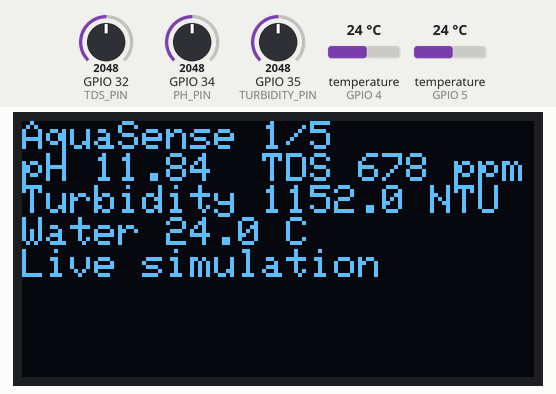
This sketch was run on a simulated ESP32. Parts: 128×64 one-colour display. The test bench sets the inputs (shaded band); at power-on: temperature (sensors on GPIO 4, GPIO 5) 24 °C, GPIO 32 (TDS_PIN) = 2048, GPIO 34 (PH_PIN) = 2048, GPIO 35 (TURBIDITY_PIN) = 2048 (analog values on the 0–4095 scale). WiFi joins after 1.5 s; servers stay silent unless stated; uploads are accepted with an empty reply; random numbers use the default seed unless the sketch sets one; what the sketch prints to the serial monitor is not drawn.

Above: at 3.6 s.
At 17.0 s:
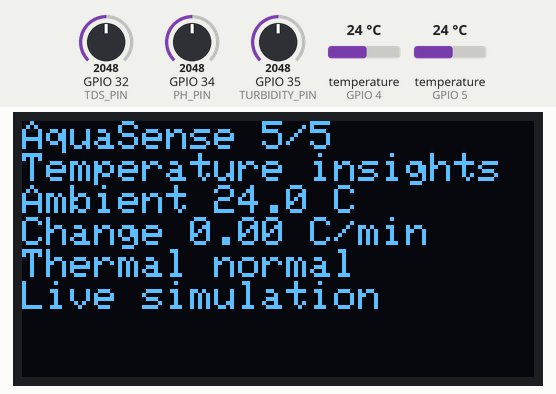
17.1 s: temperature (sensor on GPIO 4) set to 12 °C
At 21.3 s:
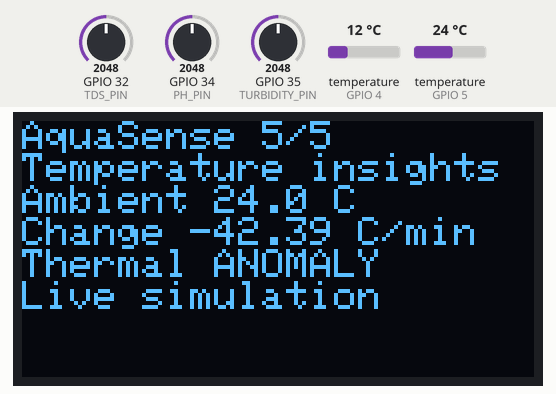
25.0 s: temperature (sensor on GPIO 5) set to 12 °C
37.0 s: GPIO 32 (TDS_PIN) set to 2866
At 51.6 s:
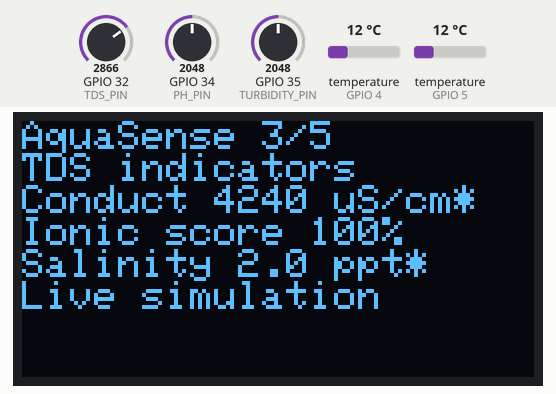
Timing chart, 0 to 53.1 s (numbered marks = the images above; inputs shaded):
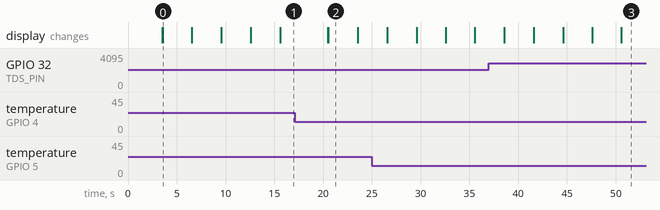

Measured:
- what the display in image 0 shows lasts 3.1 s, from 3.5 s to 6.6 s

The sketch:

sketch.ino
```cpp
#include <Adafruit_GFX.h>
#include <Adafruit_SSD1306.h>
#include <DallasTemperature.h>
#include <HTTPClient.h>
#include <OneWire.h>
#include <WiFi.h>
#include <WiFiClientSecure.h>
#include <esp_system.h>

namespace {

constexpr uint8_t PH_PIN = 34;
constexpr uint8_t TURBIDITY_PIN = 35;
constexpr uint8_t TDS_PIN = 32;
constexpr uint8_t WATER_TEMP_PIN = 4;
constexpr uint8_t AMBIENT_TEMP_PIN = 5;
constexpr uint8_t OLED_SDA_PIN = 21;
constexpr uint8_t OLED_SCL_PIN = 22;
constexpr uint8_t OLED_ADDRESS = 0x3C;
constexpr int OLED_WIDTH = 128;
constexpr int OLED_HEIGHT = 64;
constexpr unsigned long SAMPLE_INTERVAL_MS = 15000;
constexpr unsigned long DISPLAY_PAGE_INTERVAL_MS = 3000;
constexpr uint8_t DISPLAY_PAGE_COUNT = 5;
constexpr uint8_t PH_HISTORY_SIZE = 30;
constexpr uint8_t ADC_SAMPLE_COUNT = 20;
constexpr float ADC_REFERENCE_VOLTAGE = 3.3f;
constexpr float ADC_MAX_READING = 4095.0f;
constexpr float TURBIDITY_SLOPE = -1120.0f;
constexpr float TURBIDITY_INTERCEPT = 3000.0f;
constexpr float TDS_FACTOR = 1.0f;
constexpr float PH7_VOLTAGE = 2.50f;
constexpr float PH_SLOPE = 5.70f;

constexpr char API_URL[] =
    "https://aqua-sense-flame.vercel.app/api/ingestion/reading";

struct UploadTarget {
  const char* deviceId;
  const char* riverName;
};

constexpr UploadTarget UPLOAD_TARGETS[] = {
    {"WOKWI-DEMO-BAKAS", "Bakas River"},
    {"WOKWI-DEMO-MATIKTIK", "Matiktik River"},
    {"WOKWI-DEMO-KANYAKAN", "Kanyakan River"},
    {"WOKWI-DEMO-MARAMO", "Maramo River"},
};
constexpr uint8_t UPLOAD_TARGET_COUNT =
    sizeof(UPLOAD_TARGETS) / sizeof(UPLOAD_TARGETS[0]);
uint8_t selectedTargetIndex = 0;

constexpr char WIFI_SSID[] = "Wokwi-GUEST";
constexpr char WIFI_PASSWORD[] = "";

constexpr char ROOT_CA_CERT[] PROGMEM = R"PEM(
-----BEGIN CERTIFICATE-----
MIIFVzCCAz+gAwIBAgINAgPlk28xsBNJiGuiFzANBgkqhkiG9w0BAQwFADBHMQsw
CQYDVQQGEwJVUzEiMCAGA1UEChMZR29vZ2xlIFRydXN0IFNlcnZpY2VzIExMQzEU
MBIGA1UEAxMLR1RTIFJvb3QgUjEwHhcNMTYwNjIyMDAwMDAwWhcNMzYwNjIyMDAw
MDAwWjBHMQswCQYDVQQGEwJVUzEiMCAGA1UEChMZR29vZ2xlIFRydXN0IFNlcnZp
Y2VzIExMQzEUMBIGA1UEAxMLR1RTIFJvb3QgUjEwggIiMA0GCSqGSIb3DQEBAQUA
A4ICDwAwggIKAoICAQC2EQKLHuOhd5s73L+UPreVp0A8of2C+X0yBoJx9vaMf/vo
27xqLpeXo4xL+Sv2sfnOhB2x+cWX3u+58qPpvBKJXqeqUqv4IyfLpLGcY9vXmX7w
Cl7raKb0xlpHDU0QM+NOsROjyBhsS+z8CZDfnWQpJSMHobTSPS5g4M/SCYe7zUjw
TcLCeoiKu7rPWRnWr4+wB7CeMfGCwcDfLqZtbBkOtdh+JhpFAz2weaSUKK0Pfybl
qAj+lug8aJRT7oM6iCsVlgmy4HqMLnXWnOunVmSPlk9orj2XwoSPwLxAwAtcvfaH
szVsrBhQf4TgTM2S0yDpM7xSma8ytSmzJSq0SPly4cpk9+aCEI3oncKKiPo4Zor8
Y/kB+Xj9e1x3+naH+uzfsQ55lVe0vSbv1gHR6xYKu44LtcXFilWr06zqkUspzBmk
MiVOKvFlRNACzqrOSbTqn3yDsEB750Orp2yjj32JgfpMpf/VjsPOS+C12LOORc92
wO1AK/1TD7Cn1TsNsYqiA94xrcx36m97PtbfkSIS5r762DL8EGMUUXLeXdYWk70p
aDPvOmbsB4om3xPXV2V4J95eSRQAogB/mqghtqmxlbCluQ0WEdrHbEg8QOB+DVrN
VjzRlwW5y0vtOUucxD/SVRNuJLDWcfr0wbrM7Rv1/oFB2ACYPTrIrnqYNxgFlQID
AQABo0IwQDAOBgNVHQ8BAf8EBAMCAYYwDwYDVR0TAQH/BAUwAwEB/zAdBgNVHQ4E
FgQU5K8rJnEaK0gnhS9SZizv8IkTcT4wDQYJKoZIhvcNAQEMBQADggIBAJ+qQibb
C5u+/x6Wki4+omVKapi6Ist9wTrYggoGxval3sBOh2Z5ofmmWJyq+bXmYOfg6LEe
QkEzCzc9zolwFcq1JKjPa7XSQCGYzyI0zzvFIoTgxQ6KfF2I5DUkzps+GlQebtuy
h6f88/qBVRRiClmpIgUxPoLW7ttXNLwzldMXG+gnoot7TiYaelpkttGsN/H9oPM4
7HLwEXWdyzRSjeZ2axfG34arJ45JK3VmgRAhpuo+9K4l/3wV3s6MJT/KYnAK9y8J
ZgfIPxz88NtFMN9iiMG1D53Dn0reWVlHxYciNuaCp+0KueIHoI17eko8cdLiA6Ef
MgfdG+RCzgwARWGAtQsgWSl4vflVy2PFPEz0tv/bal8xa5meLMFrUKTX5hgUvYU/
Z6tGn6D/Qqc6f1zLXbBwHSs09dR2CQzreExZBfMzQsNhFRAbd03OIozUhfJFfbdT
6u9AWpQKXCBfTkBdYiJ23//OYb2MI3jSNwLgjt7RETeJ9r/tSQdirpLsQBqvFAnZ
0E6yove+7u7Y/9waLd64NnHi/Hm3lCXRSHNboTXns5lndcEZOitHTtNCjv0xyBZm
2tIMPNuzjsmhDYAPexZ3FL//2wmUspO8IFgV6dtxQ/PeEMMA3KgqlbbC1j+Qa3bb
bP6MvPJwNQzcmRk13NfIRmPVNnGuV/u3gm3c
-----END CERTIFICATE-----
)PEM";

Adafruit_SSD1306 display(OLED_WIDTH, OLED_HEIGHT, &Wire, -1);
OneWire waterTemperatureWire(WATER_TEMP_PIN);
OneWire ambientTemperatureWire(AMBIENT_TEMP_PIN);
DallasTemperature waterTemperatureSensor(&waterTemperatureWire);
DallasTemperature ambientTemperatureSensor(&ambientTemperatureWire);
unsigned long lastSampleMs = 0;
unsigned long lastDisplayPageMs = 0;
bool displayReady = false;
uint8_t displayPage = 0;
float phHistory[PH_HISTORY_SIZE] = {};
uint8_t phHistoryCount = 0;
uint8_t phHistoryNext = 0;

struct WaterReading {
  float ph;
  float turbidity;
  float tds;
  float waterTemperature;
  float ambientTemperature;
  float tss;
  float particleLevel;
  float clarity;
  float conductivity;
  float ionicContent;
  float salinity;
  float acidity;
  float alkalinity;
  float phStability;
  float changeRate;
  float thermalAnomaly;
};

WaterReading currentReading = {};
bool readingAvailable = false;

int clampRounded(float value, int minimum, int maximum) {
  return constrain(static_cast<int>(lroundf(value)), minimum, maximum);
}

void rememberPH(float ph) {
  phHistory[phHistoryNext] = ph;
  phHistoryNext = (phHistoryNext + 1) % PH_HISTORY_SIZE;
  if (phHistoryCount < PH_HISTORY_SIZE) {
    ++phHistoryCount;
  }
}

float calculatePHStability(float ph) {
  float minimumPH = ph;
  float maximumPH = ph;
  for (uint8_t index = 0; index < phHistoryCount; ++index) {
    minimumPH = min(minimumPH, phHistory[index]);
    maximumPH = max(maximumPH, phHistory[index]);
  }
  return clampRounded(100.0f - (maximumPH - minimumPH) * 2.0f, 0, 100);
}

float readAverageVoltage(uint8_t pin) {
  uint32_t totalAdc = 0;

  for (uint8_t sample = 0; sample < ADC_SAMPLE_COUNT; ++sample) {
    totalAdc += analogRead(pin);
    delay(3);
  }

  const float averageAdc =
      static_cast<float>(totalAdc) / ADC_SAMPLE_COUNT;
  return averageAdc * ADC_REFERENCE_VOLTAGE / ADC_MAX_READING;
}

void drawReading(const WaterReading& reading, const char* uploadStatus) {
  if (!displayReady) {
    return;
  }

  display.clearDisplay();
  display.setTextColor(SSD1306_WHITE);
  display.setTextSize(1);
  display.setCursor(0, 0);
  display.print("AquaSense ");
  display.print(displayPage + 1);
  display.print("/");
  display.println(DISPLAY_PAGE_COUNT);

  switch (displayPage) {
    case 0:
      display.print("pH ");
      display.print(reading.ph, 2);
      display.print("  TDS ");
      display.print(reading.tds, 0);
      display.println(" ppm");
      display.print("Turbidity ");
      display.print(reading.turbidity, 1);
      display.println(" NTU");
      display.print("Water ");
      display.print(reading.waterTemperature, 1);
      display.println(" C");
      break;
    case 1:
      display.println("Turbidity indicators");
      display.print("TSS est ");
      display.print(reading.tss, 0);
      display.println(" mg/L*");
      display.print("Particles ");
      display.print(reading.particleLevel, 0);
      display.println("%");
      display.print("Clarity ");
      display.print(reading.clarity, 0);
      display.println("%");
      break;
    case 2:
      display.println("TDS indicators");
      display.print("Conduct ");
      display.print(reading.conductivity, 0);
      display.println(" uS/cm*");
      display.print("Ionic score ");
      display.print(reading.ionicContent, 0);
      display.println("%");
      display.print("Salinity ");
      display.print(reading.salinity, 1);
      display.println(" ppt*");
      break;
    case 3:
      display.println("pH indicators");
      display.print("Acidity ");
      display.print(reading.acidity, 0);
      display.println("%");
      display.print("Alkalinity ");
      display.print(reading.alkalinity, 0);
      display.println("%");
      display.print("pH stability ");
      display.print(reading.phStability, 0);
      display.println("%");
      break;
    default:
      display.println("Temperature insights");
      display.print("Ambient ");
      display.print(reading.ambientTemperature, 1);
      display.println(" C");
      display.print("Change ");
      display.print(reading.changeRate, 2);
      display.println(" C/min");
      display.print("Thermal ");
      display.println(reading.thermalAnomaly > 0 ? "ANOMALY" : "normal");
      break;
  }
  display.println(uploadStatus);
  display.display();
}

void refreshDisplay() {
  if (!readingAvailable) {
    return;
  }
  if (millis() - lastDisplayPageMs >= DISPLAY_PAGE_INTERVAL_MS) {
    lastDisplayPageMs = millis();
    displayPage = (displayPage + 1) % DISPLAY_PAGE_COUNT;
  }
  drawReading(currentReading, "Live simulation");
}

bool connectWiFi(unsigned long timeoutMs) {
  if (WiFi.status() == WL_CONNECTED) {
    return true;
  }

  WiFi.mode(WIFI_STA);
  WiFi.setAutoReconnect(true);
  WiFi.begin(WIFI_SSID, WIFI_PASSWORD, 6);

  const unsigned long startedAt = millis();
  while (WiFi.status() != WL_CONNECTED &&
         millis() - startedAt < timeoutMs) {
    delay(100);
  }

  return WiFi.status() == WL_CONNECTED;
}

const char* sendReading(const WaterReading& reading) {
  const UploadTarget& target = UPLOAD_TARGETS[selectedTargetIndex];

  if (!connectWiFi(10000)) {
    Serial.println("Upload failed: Wi-Fi is not connected.");
    return "Wi-Fi offline";
  }

  char payload[512];
  const int payloadLength = snprintf(
      payload,
      sizeof(payload),
      "{\"device_id\":\"%s\","
      "\"ph_value\":%.0f,\"turbidity_ntu\":%.0f,\"tds_ppm\":%.0f,"
      "\"tss\":%.0f,\"particle_level\":%.0f,\"clarity\":%.0f,"
      "\"conductivity\":%.0f,\"ionic_content\":%.0f,\"salinity\":%.0f,"
      "\"acidity\":%.0f,\"alkalinity\":%.0f,\"ph_stability\":%.0f,"
      "\"temperature_c\":%.0f,\"ambient_temperature\":%.0f,"
      "\"change_rate\":%.0f,\"thermal_anomaly\":%.0f}",
      target.deviceId,
      reading.ph * 100.0f,
      reading.turbidity,
      reading.tds,
      reading.tss,
      reading.particleLevel,
      reading.clarity,
      reading.conductivity,
      reading.ionicContent,
      reading.salinity,
      reading.acidity,
      reading.alkalinity,
      reading.phStability,
      reading.waterTemperature * 100.0f,
      reading.ambientTemperature * 100.0f,
      reading.changeRate * 100.0f,
      reading.thermalAnomaly);

  if (payloadLength < 0 ||
      static_cast<size_t>(payloadLength) >= sizeof(payload)) {
    Serial.println("Upload failed: JSON payload exceeded its buffer.");
    return "Payload error";
  }

  Serial.printf("Uploading synthetic sample for %s (%s).\n",
                target.deviceId,
                target.riverName);

  WiFiClientSecure tlsClient;
  tlsClient.setCACert(ROOT_CA_CERT);

  HTTPClient http;
  if (!http.begin(tlsClient, API_URL)) {
    Serial.println("Upload failed: could not initialize HTTPS.");
    return "HTTPS error";
  }

  http.setTimeout(20000);
  http.addHeader("Content-Type", "application/json");
  const int statusCode = http.POST(
      reinterpret_cast<uint8_t*>(payload),
      static_cast<size_t>(payloadLength));

  if (statusCode < 0) {
    Serial.printf("Upload failed: %s\n",
                  HTTPClient::errorToString(statusCode).c_str());
    http.end();
    return "Upload failed";
  }

  const String response = http.getString();
  Serial.printf("Upload HTTP %d: %s\n",
                statusCode,
                response.c_str());
  http.end();

  if (statusCode >= 200 && statusCode < 300) {
    return "Upload OK";
  }
  if (statusCode == 403) {
    return "Register sensor";
  }
  return "Server error";
}

void sampleAndReport() {
  const float phVoltage = readAverageVoltage(PH_PIN);
  const float turbidityVoltage = readAverageVoltage(TURBIDITY_PIN);
  const float tdsVoltage = readAverageVoltage(TDS_PIN);

  // Wokwi potentiometers simulate analog modules; calibrate real sensors
  // against their datasheets before using their readings operationally.
  currentReading.ph = constrain(
      7.0f + (PH7_VOLTAGE - phVoltage) * PH_SLOPE, 0.0f, 14.0f);
  currentReading.turbidity = clampRounded(
      TURBIDITY_SLOPE * turbidityVoltage + TURBIDITY_INTERCEPT, 0, 3000);

  waterTemperatureSensor.requestTemperatures();
  ambientTemperatureSensor.requestTemperatures();
  currentReading.waterTemperature =
      waterTemperatureSensor.getTempCByIndex(0);
  currentReading.ambientTemperature =
      ambientTemperatureSensor.getTempCByIndex(0);
  if (currentReading.waterTemperature == DEVICE_DISCONNECTED_C ||
      currentReading.ambientTemperature == DEVICE_DISCONNECTED_C) {
    Serial.println("Water or ambient temperature sensor not detected.");
    return;
  }

  const float compensation = max(
      0.1f, 1.0f + 0.02f * (currentReading.waterTemperature - 25.0f));
  const float compensatedVoltage = tdsVoltage / compensation;
  const float voltageSquared = compensatedVoltage * compensatedVoltage;
  const float voltageCubed = voltageSquared * compensatedVoltage;
  currentReading.tds = clampRounded(
      (133.42f * voltageCubed - 255.86f * voltageSquared +
       857.39f * compensatedVoltage) *
          0.5f * TDS_FACTOR,
      0,
      10000);
  currentReading.tss =
      clampRounded(currentReading.turbidity * 0.5f, 0, 10000);
  currentReading.particleLevel =
      clampRounded((currentReading.turbidity / 1000.0f) * 100.0f, 0, 100);
  currentReading.clarity = 100.0f - currentReading.particleLevel;
  currentReading.conductivity =
      clampRounded(currentReading.tds * 2.0f, 0, 20000);
  currentReading.ionicContent =
      clampRounded(currentReading.tds / 10.0f, 0, 100);
  currentReading.salinity =
      clampRounded(currentReading.tds / 1000.0f, 0, 100);
  currentReading.acidity =
      clampRounded((7.0f - currentReading.ph) / 7.0f * 100.0f, 0, 100);
  currentReading.alkalinity =
      clampRounded((currentReading.ph - 7.0f) / 7.0f * 100.0f, 0, 100);
  const float storedPH = currentReading.ph * 100.0f;
  currentReading.phStability = calculatePHStability(storedPH);
  rememberPH(storedPH);

  static float previousWaterTemperature = currentReading.waterTemperature;
  static unsigned long previousTemperatureMs = millis();
  const unsigned long now = millis();
  const float elapsedMinutes =
      static_cast<float>(now - previousTemperatureMs) / 60000.0f;
  currentReading.changeRate =
      elapsedMinutes > 0.0f
          ? (currentReading.waterTemperature - previousWaterTemperature) /
                elapsedMinutes
          : 0.0f;
  currentReading.thermalAnomaly =
      currentReading.waterTemperature > 40.0f ||
              currentReading.waterTemperature < 5.0f ||
              fabsf(currentReading.waterTemperature -
                    currentReading.ambientTemperature) > 10.0f
          ? 1.0f
          : 0.0f;
  previousWaterTemperature = currentReading.waterTemperature;
  previousTemperatureMs = now;
  readingAvailable = true;

  Serial.printf(
      "Simulation reading: pH=%.2f, turbidity=%.1f NTU*, TDS=%.0f ppm*, "
      "water=%.2f C, ambient=%.2f C\n",
      currentReading.ph,
      currentReading.turbidity,
      currentReading.tds,
      currentReading.waterTemperature,
      currentReading.ambientTemperature);

  const char* uploadStatus = sendReading(currentReading);
  drawReading(currentReading, uploadStatus);
  lastDisplayPageMs = millis();
}

}  // namespace

void setup() {
  Serial.begin(115200);
  analogReadResolution(12);
  Wire.begin(OLED_SDA_PIN, OLED_SCL_PIN);

  displayReady = display.begin(SSD1306_SWITCHCAPVCC, OLED_ADDRESS);
  if (!displayReady) {
    Serial.println("OLED initialization failed.");
  }

  waterTemperatureSensor.begin();
  ambientTemperatureSensor.begin();
  Serial.println("AquaSense ESP32 prototype starting.");
  Serial.println("Analog pH, turbidity, and TDS inputs are simulated.");

  connectWiFi(15000);
  selectedTargetIndex = esp_random() % UPLOAD_TARGET_COUNT;
  const UploadTarget& target = UPLOAD_TARGETS[selectedTargetIndex];
  Serial.printf("This simulation run is assigned to %s (%s).\n",
                target.deviceId,
                target.riverName);
  sampleAndReport();
  lastSampleMs = millis();
  lastDisplayPageMs = millis();
}

void loop() {
  if (millis() - lastSampleMs >= SAMPLE_INTERVAL_MS) {
    lastSampleMs = millis();
    sampleAndReport();
  }
  refreshDisplay();
  delay(20);
}
```
